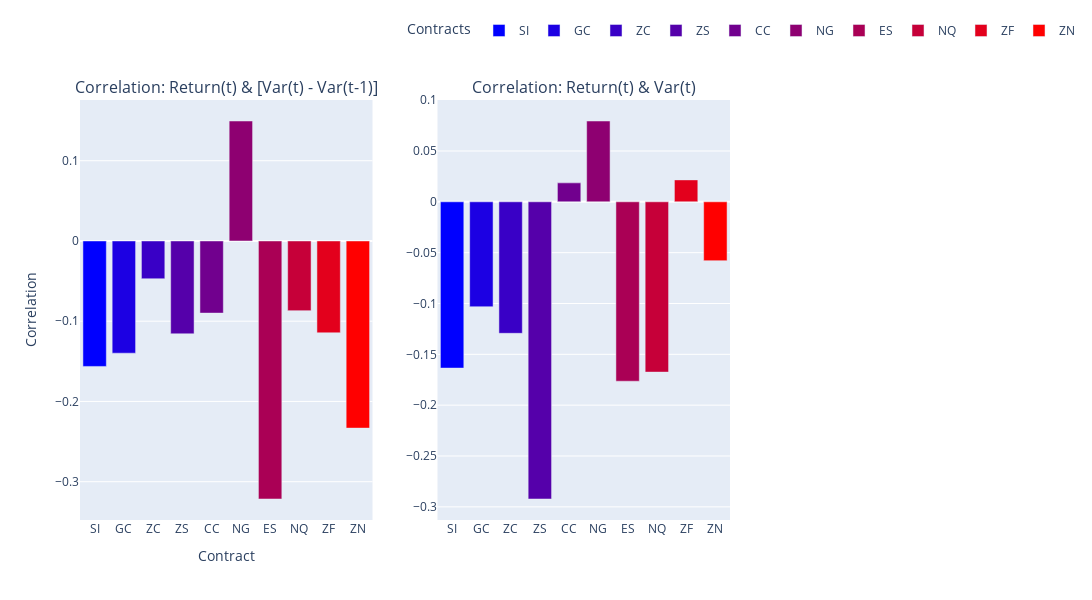

The notebook cell saved with this chart:
### Markdown cell above
## Correlation between 
## a. $Return_t$ & $Var_t - Var_{t-1}$
## b. $Return_t$ & $Var_t$

### Code cell
import numpy as np
import plotly.graph_objects as go

# Calculate correlations
correlations = {
    name: [
        np.corrcoef(
            contracts[name]["rtr"].values[1:],  # Skip the first value for returns
            contracts[name]["vol"].values[1:] ** 2
            - contracts[name]["vol"].values[:-1] ** 2,  # Change in squared vol
        ),
        np.corrcoef(
            contracts[name]["rtr"].values,
            contracts[name]["vol"].values ** 2,
        ),
    ]
    for name in contracts
}

# Create bar chart
fig = make_subplots(
    rows=1,
    cols=2,
    subplot_titles=(
        "Correlation: Return(t) & [Var(t) - Var(t-1)]",
        "Correlation: Return(t) & Var(t)",
    ),
)

# Add identical plots to both subplots
for name, corr in correlations.items():
    # Plot for the left side (first plot)
    name = name.upper()
    fig.add_trace(
        go.Bar(
            x=[name],
            y=[corr[0][0][1]],
            name=name,
            marker_color=color_map[name.lower()],  # Use the mapped color
            showlegend=True,
            legendgroup=name, 
        ),
        row=1,
        col=1,
    )
    # Plot for the right side (second plot)
    fig.add_trace(
        go.Bar(
            x=[name],
            y=[corr[1][0][1]],
            name=name,
            marker_color=color_map[name.lower()],  # Use the mapped color
            showlegend=False,
            legendgroup=name
        ),
        row=1,
        col=2,
    )

# Update layout
fig.update_layout(
    # title="Side-by-Side Correlation Plots",
    xaxis_title="Contract",
    yaxis_title="Correlation",
    legend_title="Contracts",
    # showlegend=False,  # Hide legend to avoid repetition
    width=1400,  # Set the width of the entire figure
    height=600,
    legend=dict(x=0.5, y=1.2, orientation="h"),

)

fig.show()

### Figure 1 — Plotly figure (JSON) as saved in the notebook; plotly's stock layout.template omitted (floating-point values rounded to 4 significant figures)
{"data": [{"legendgroup": "SI", "marker": {"color": "rgb(0.0, 0.0, 255.0)"}, "name": "SI", "showlegend": true, "type": "bar", "x": ["SI"], "xaxis": "x", "y": [-0.1564], "yaxis": "y"}, {"legendgroup": "SI", "marker": {"color": "rgb(0.0, 0.0, 255.0)"}, "name": "SI", "showlegend": false, "type": "bar", "x": ["SI"], "xaxis": "x2", "y": [-0.1635], "yaxis": "y2"}, {"legendgroup": "GC", "marker": {"color": "rgb(28.333333333333332, 0.0, 226.66666666666666)"}, "name": "GC", "showlegend": true, "type": "bar", "x": ["GC"], "xaxis": "x", "y": [-0.1398], "yaxis": "y"}, {"legendgroup": "GC", "marker": {"color": "rgb(28.333333333333332, 0.0, 226.66666666666666)"}, "name": "GC", "showlegend": false, "type": "bar", "x": ["GC"], "xaxis": "x2", "y": [-0.1032], "yaxis": "y2"}, {"legendgroup": "ZC", "marker": {"color": "rgb(56.666666666666664, 0.0, 198.33333333333334)"}, "name": "ZC", "showlegend": true, "type": "bar", "x": ["ZC"], "xaxis": "x", "y": [-0.0471], "yaxis": "y"}, {"legendgroup": "ZC", "marker": {"color": "rgb(56.666666666666664, 0.0, 198.33333333333334)"}, "name": "ZC", "showlegend": false, "type": "bar", "x": ["ZC"], "xaxis": "x2", "y": [-0.1293], "yaxis": "y2"}, {"legendgroup": "ZS", "marker": {"color": "rgb(85.0, 0.0, 170.0)"}, "name": "ZS", "showlegend": true, "type": "bar", "x": ["ZS"], "xaxis": "x", "y": [-0.1157], "yaxis": "y"}, {"legendgroup": "ZS", "marker": {"color": "rgb(85.0, 0.0, 170.0)"}, "name": "ZS", "showlegend": false, "type": "bar", "x": ["ZS"], "xaxis": "x2", "y": [-0.2923], "yaxis": "y2"}, {"legendgroup": "CC", "marker": {"color": "rgb(113.33333333333333, 0.0, 141.66666666666669)"}, "name": "CC", "showlegend": true, "type": "bar", "x": ["CC"], "xaxis": "x", "y": [-0.0899], "yaxis": "y"}, {"legendgroup": "CC", "marker": {"color": "rgb(113.33333333333333, 0.0, 141.66666666666669)"}, "name": "CC", "showlegend": false, "type": "bar", "x": ["CC"], "xaxis": "x2", "y": [0.01863], "yaxis": "y2"}, {"legendgroup": "NG", "marker": {"color": "rgb(141.66666666666666, 0.0, 113.33333333333334)"}, "name": "NG", "showlegend": true, "type": "bar", "x": ["NG"], "xaxis": "x", "y": [0.1495], "yaxis": "y"}, {"legendgroup": "NG", "marker": {"color": "rgb(141.66666666666666, 0.0, 113.33333333333334)"}, "name": "NG", "showlegend": false, "type": "bar", "x": ["NG"], "xaxis": "x2", "y": [0.07948], "yaxis": "y2"}, {"legendgroup": "ES", "marker": {"color": "rgb(170.0, 0.0, 85.0)"}, "name": "ES", "showlegend": true, "type": "bar", "x": ["ES"], "xaxis": "x", "y": [-0.3216], "yaxis": "y"}, {"legendgroup": "ES", "marker": {"color": "rgb(170.0, 0.0, 85.0)"}, "name": "ES", "showlegend": false, "type": "bar", "x": ["ES"], "xaxis": "x2", "y": [-0.1764], "yaxis": "y2"}, {"legendgroup": "NQ", "marker": {"color": "rgb(198.33333333333331, 0.0, 56.666666666666686)"}, "name": "NQ", "showlegend": true, "type": "bar", "x": ["NQ"], "xaxis": "x", "y": [-0.08682], "yaxis": "y"}, {"legendgroup": "NQ", "marker": {"color": "rgb(198.33333333333331, 0.0, 56.666666666666686)"}, "name": "NQ", "showlegend": false, "type": "bar", "x": ["NQ"], "xaxis": "x2", "y": [-0.1675], "yaxis": "y2"}, {"legendgroup": "ZF", "marker": {"color": "rgb(226.66666666666666, 0.0, 28.333333333333343)"}, "name": "ZF", "showlegend": true, "type": "bar", "x": ["ZF"], "xaxis": "x", "y": [-0.1144], "yaxis": "y"}, {"legendgroup": "ZF", "marker": {"color": "rgb(226.66666666666666, 0.0, 28.333333333333343)"}, "name": "ZF", "showlegend": false, "type": "bar", "x": ["ZF"], "xaxis": "x2", "y": [0.02156], "yaxis": "y2"}, {"legendgroup": "ZN", "marker": {"color": "rgb(255.0, 0.0, 0.0)"}, "name": "ZN", "showlegend": true, "type": "bar", "x": ["ZN"], "xaxis": "x", "y": [-0.2332], "yaxis": "y"}, {"legendgroup": "ZN", "marker": {"color": "rgb(255.0, 0.0, 0.0)"}, "name": "ZN", "showlegend": false, "type": "bar", "x": ["ZN"], "xaxis": "x2", "y": [-0.05787], "yaxis": "y2"}], "layout": {"annotations": [{"font": {"size": 16}, "showarrow": false, "text": "Correlation: Return(t) & [Var(t) - Var(t-1)]", "x": 0.225, "xanchor": "center", "xref": "paper", "y": 1, "yanchor": "bottom", "yref": "paper"}, {"font": {"size": 16}, "showarrow": false, "text": "Correlation: Return(t) & Var(t)", "x": 0.775, "xanchor": "center", "xref": "paper", "y": 1, "yanchor": "bottom", "yref": "paper"}], "height": 600, "legend": {"orientation": "h", "title": {"text": "Contracts"}, "x": 0.5, "y": 1.2}, "width": 1400, "xaxis": {"anchor": "y", "domain": [0, 0.45], "title": {"text": "Contract"}}, "xaxis2": {"anchor": "y2", "domain": [0.55, 1]}, "yaxis": {"anchor": "x", "domain": [0, 1], "title": {"text": "Correlation"}}, "yaxis2": {"anchor": "x2", "domain": [0, 1]}}}
